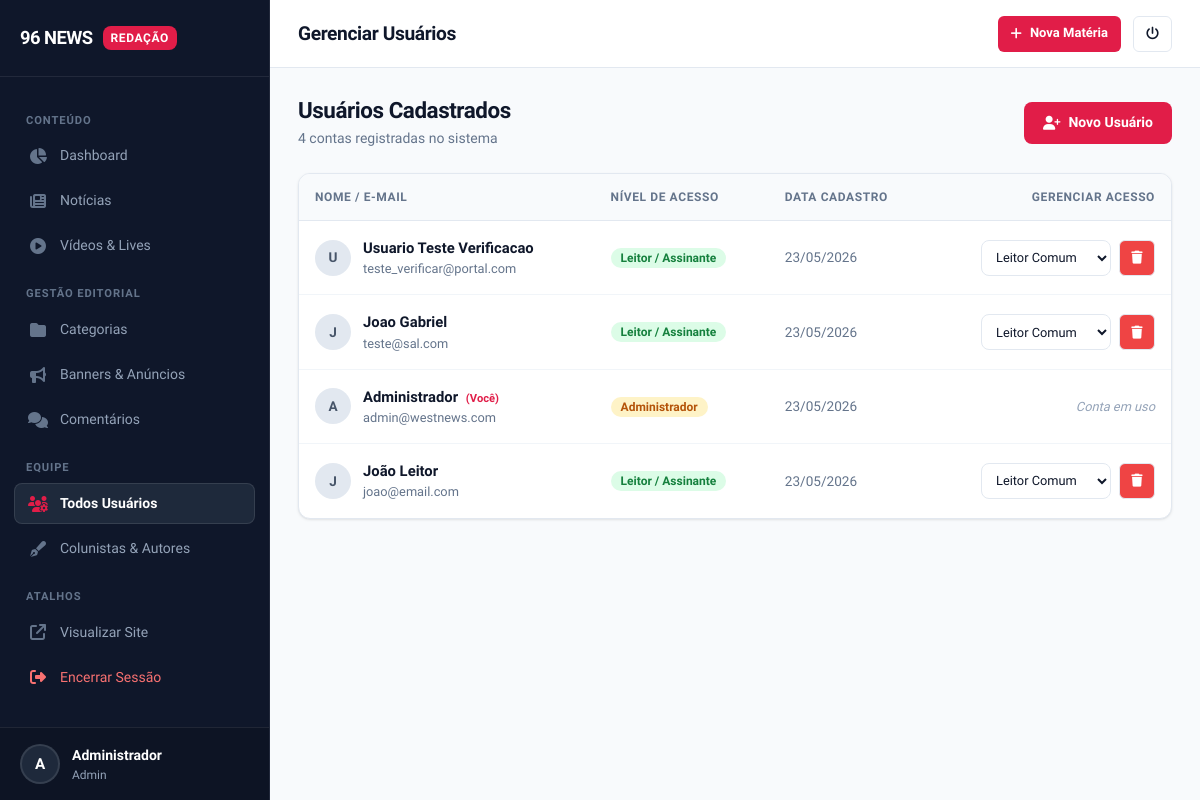
The app's page /admin/usuarios.php (signed in), older data.
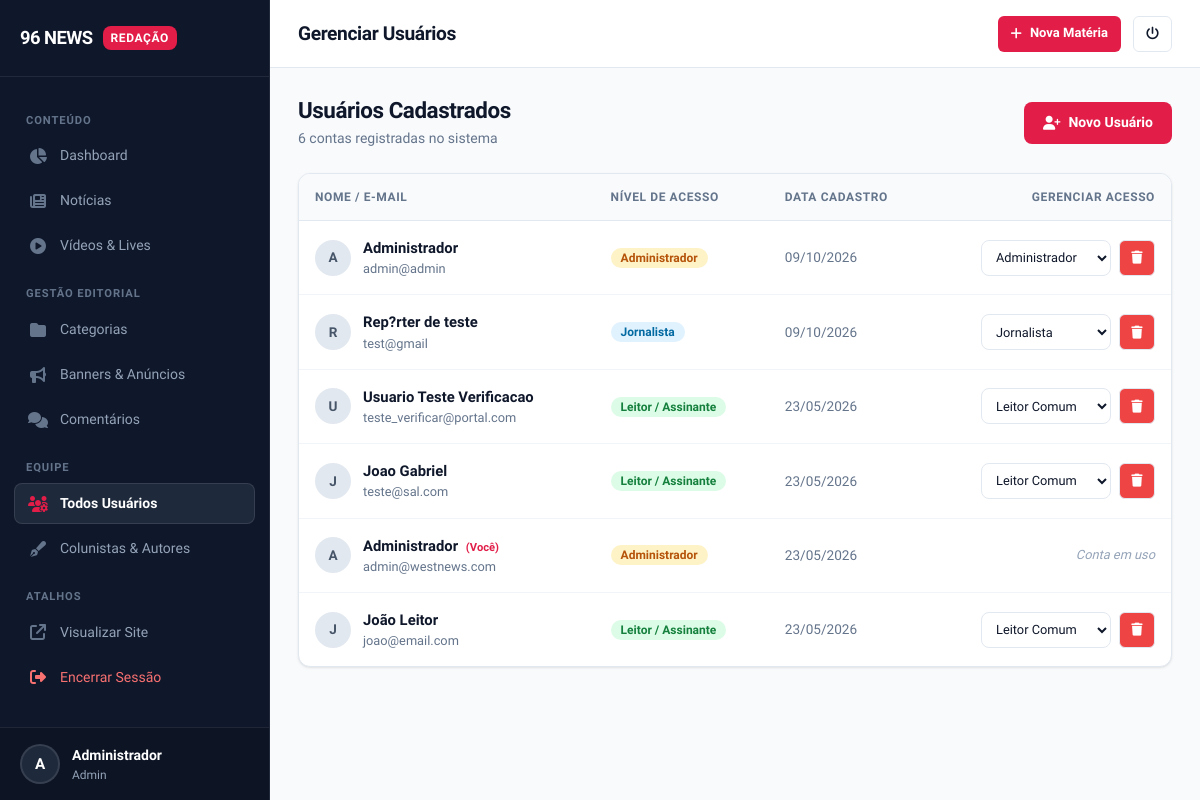
The same page, newer data.
### tables this page shows
CREATE TABLE `usuarios` (
  `id` INTEGER PRIMARY KEY AUTOINCREMENT,
  `nome` TEXT NOT NULL,
  `email` TEXT NOT NULL UNIQUE,
  `senha` TEXT NOT NULL,
  `tipo` TEXT DEFAULT 'user',
  `foto_perfil` TEXT DEFAULT NULL,
  `bio` TEXT,
  `criado_em` TIMESTAMP DEFAULT CURRENT_TIMESTAMP,
  `atualizado_em` TIMESTAMP DEFAULT CURRENT_TIMESTAMP
, verificado INTEGER DEFAULT 0, token_verificacao TEXT DEFAULT NULL, created_at DATETIME);

### includes/auth.php (called while the page is built, shortened)
<?php
function isAdmin() {
    return isset($_SESSION['user_tipo']) && $_SESSION['user_tipo'] === 'admin';
}

### includes/functions.php (called while the page is built, shortened)
<?php
function escape($string) {
    return htmlspecialchars($string, ENT_QUOTES, 'UTF-8');
}
function getCsrfToken() {
    return $_SESSION['csrf_token'];
}

### admin/usuarios.php (the view, shortened to what this page needs)
<?php
$filtro = $_GET['filter'] ?? '';
$page_title = ($filtro == 'colunista') ? "Colunistas e Autores" : "Gerenciar Usuários";
require_once __DIR__ . '/../includes/auth.php';
require_once __DIR__ . '/includes/header.php';
$pdo = Database::getInstance();
if ($filtro == 'colunista') {
    $usuarios = $pdo->query("SELECT id, nome, email, tipo, criado_em FROM usuarios WHERE tipo IN ('admin', 'jornalista', 'colunista') ORDER BY criado_em DESC")->fetchAll();
    $titulo_pagina = "Colunistas e Autores da Redação";
} else {
    $usuarios = $pdo->query("SELECT id, nome, email, tipo, criado_em FROM usuarios ORDER BY criado_em DESC")->fetchAll();
    $titulo_pagina = "Usuários Cadastrados";
}
?>
<div style="display: flex; justify-content: space-between; align-items: center; margin-bottom: 24px; flex-wrap: wrap; gap: 16px;">
    <div>
        <h2 style="font-size: 1.4rem; font-weight: 800; margin: 0; color: var(--adm-text-main);">
            <?= $titulo_pagina ?>
        </h2>
        <p style="margin: 4px 0 0 0; color: var(--adm-text-muted); font-size: 0.875rem;">
            <?= count($usuarios) ?> contas registradas no sistema
        </p>
    </div>
    <a href="usuario_form.php<?= $filtro == 'colunista' ? '?tipo=colunista' : '' ?>" class="btn btn-accent">
        <i class="fas fa-user-plus"></i> Novo <?= $filtro == 'colunista' ? 'Colunista' : 'Usuário' ?>
    </a>
</div>
<div class="card" style="padding: 0; overflow: hidden;">
    <div class="table-responsive">
        <table>
            <thead>
                <tr>
                    <th>Nome / E-mail</th>
                    <th>Nível de Acesso</th>
                    <th>Data Cadastro</th>
                    <th style="text-align: right;">Gerenciar Acesso</th>
                </tr>
            </thead>
            <tbody>
                <?php foreach ($usuarios as $u): ?>
                <tr>
                    <td>
                        <div style="display: flex; align-items: center; gap: 12px;">
                            <div style="width: 36px; height: 36px; border-radius: 50%; background: #e2e8f0; color: #475569; display: flex; align-items: center; justify-content: center; font-weight: 700; font-size: 0.85rem; flex-shrink: 0;">
                                <?= strtoupper(substr($u['nome'], 0, 1)) ?>
                            </div>
                            <div>
                                <div style="font-weight: 600; color: var(--adm-text-main); font-size: 0.925rem;">
                                    <?= escape($u['nome']) ?>
                                    <?php if ($u['id'] == $_SESSION['user_id']): ?>
                                        <span style="font-size: 0.7rem; color: var(--adm-accent); font-weight: 700; margin-left: 4px;">(Você)</span>
                                    <?php endif; ?>
                                </div>
                                <div style="font-size: 0.8rem; color: var(--adm-text-muted);">
                                    <?= escape($u['email']) ?>
                                </div>
                            </div>
                        </div>
                    </td>
                    <td>
                        <?php if ($u['tipo'] == 'admin'): ?>
                            <span class="badge badge-warning">Administrador</span>
                        <?php elseif ($u['tipo'] == 'jornalista'): ?>
                            <span class="badge badge-info">Jornalista</span>
                        <?php elseif ($u['tipo'] == 'colunista'): ?>
                            <span class="badge badge-info" style="background: #f3e8ff; color: #7e22ce;">Colunista</span>
                        <?php else: ?>
                            <span class="badge badge-success">Leitor / Assinante</span>
                        <?php endif; ?>
                    </td>
                    <td style="font-size: 0.85rem; color: var(--adm-text-muted); white-space: nowrap;">
                        <?= date('d/m/Y', strtotime($u['criado_em'])) ?>
                    </td>
                    <td style="text-align: right; white-space: nowrap;">
                        <?php if ($u['id'] != $_SESSION['user_id']): ?>
                            <div style="display: inline-flex; gap: 8px; align-items: center;">
                                <form action="usuarios.php" method="GET" style="margin: 0;">
                                    <select name="set_role" onchange="if(confirm('Deseja alterar o perfil deste usuário?')) this.form.submit(); else this.value='<?= $u['tipo'] ?>';" class="form-control btn-sm" style="padding: 6px 10px; font-size: 0.8rem; height: 36px; min-width: 130px;">
                                        <option value="user" <?= $u['tipo'] == 'user' ? 'selected' : '' ?>>Leitor Comum</option>
                                        <option value="jornalista" <?= $u['tipo'] == 'jornalista' ? 'selected' : '' ?>>Jornalista</option>
                                        <option value="admin" <?= $u['tipo'] == 'admin' ? 'selected' : '' ?>>Administrador</option>
                                    </select>
                                </form>
                                <a href="usuarios.php?delete=<?= $u['id'] ?>&token=<?= getCsrfToken() ?><?= $filtro ? "&filter=$filtro" : '' ?>"
                                   class="btn btn-sm btn-outline btn-icon btn-danger"
                                   onclick="return confirm('Deseja excluir este usuário? As matérias que ele escreveu continuarão preservadas no portal.')"
                                   title="Excluir Usuário">
                                    <i class="fas fa-trash"></i>
                                </a>
                            </div>
                        <?php else: ?>
                            <span style="font-size: 0.8rem; color: var(--adm-text-light); font-style: italic;">Conta em uso</span>
                        <?php endif; ?>
                    </td>
                </tr>
                <?php endforeach; ?>
            </tbody>
        </table>
    </div>
</div>
<?php require_once __DIR__ . '/includes/footer.php'; ?>

### admin/includes/header.php (shortened to what this page needs)
<?php
require_once __DIR__ . '/../../includes/functions.php';
require_once __DIR__ . '/../../includes/auth.php';
$curPage = basename($_SERVER['PHP_SELF']);
$curFilter = $_GET['filter'] ?? '';
$userNome = $_SESSION['user_nome'] ?? 'Usuário';
$userTipo = $_SESSION['user_tipo'] ?? 'Editor';
$userInitial = strtoupper(substr($userNome, 0, 1));
?>
<!DOCTYPE html>
<html lang="pt-BR">
<head>
    <link rel="stylesheet" href="https://cdnjs.cloudflare.com/ajax/libs/font-awesome/6.4.0/css/all.min.css">
    <link rel="stylesheet" href="<?= BASE_URL ?>/assets/css/admin.css">
    <link href="https://cdn.quilljs.com/1.3.6/quill.snow.css" rel="stylesheet">
</head>
<body>
<div class="admin-wrapper" id="adminWrapper">
    <aside class="admin-sidebar" id="adminSidebar">
        <div class="sidebar-header">
            <a href="<?= BASE_URL ?>/admin/<?= isAdmin() ? 'index.php' : 'noticias.php' ?>" class="sidebar-logo">
                <span class="sidebar-logo-text">96 NEWS</span>
                <span class="sidebar-logo-badge">Redação</span>
            </a>
        </div>
        <nav class="admin-nav">
            <p class="nav-section-title">Conteúdo</p>
            <ul>
                <?php if (isAdmin()): ?>
                <li>
                    <a href="<?= BASE_URL ?>/admin/index.php" class="<?= $curPage === 'index.php' ? 'active' : '' ?>">
                        <i class="fas fa-chart-pie"></i>
                        <span>Dashboard</span>
                    </a>
                </li>
                <?php endif; ?>
                <li>
                    <a href="<?= BASE_URL ?>/admin/noticias.php" class="<?= in_array($curPage, ['noticias.php', 'noticia_form.php']) ? 'active' : '' ?>">
                        <i class="fas fa-newspaper"></i>
                        <span><?= isAdmin() ? 'Notícias' : 'Minhas matérias' ?></span>
                    </a>
                </li><?php if (isAdmin()): ?>
                <li>
                    <a href="<?= BASE_URL ?>/admin/videos.php" class="<?= $curPage === 'videos.php' ? 'active' : '' ?>">
                        <i class="fas fa-play-circle"></i>
                        <span>Vídeos & Lives</span>
                    </a>
                </li><?php endif; ?>
            </ul>
            <?php if (isAdmin()): ?>
            <p class="nav-section-title">Gestão Editorial</p>
            <ul>
                <li>
                    <a href="<?= BASE_URL ?>/admin/categorias.php" class="<?= $curPage === 'categorias.php' ? 'active' : '' ?>">
                        <i class="fas fa-folder"></i>
                        <span>Categorias</span>
                    </a>
                </li>
                <li>
                    <a href="<?= BASE_URL ?>/admin/banners.php" class="<?= $curPage === 'banners.php' ? 'active' : '' ?>">
                        <i class="fas fa-bullhorn"></i>
                        <span>Banners & Anúncios</span>
                    </a>
                </li>
                <li>
                    <a href="<?= BASE_URL ?>/admin/comentarios.php" class="<?= $curPage === 'comentarios.php' ? 'active' : '' ?>">
                        <i class="fas fa-comments"></i>
                        <span>Comentários</span>
                    </a>
                </li>
            </ul>
            <p class="nav-section-title">Equipe</p>
            <ul>
                <li>
                    <a href="<?= BASE_URL ?>/admin/usuarios.php" class="<?= ($curPage === 'usuarios.php' && $curFilter !== 'colunista') ? 'active' : '' ?>">
                        <i class="fas fa-users-cog"></i>
                        <span>Todos Usuários</span>
                    </a>
                </li>
                <li>
                    <a href="<?= BASE_URL ?>/admin/usuarios.php?filter=colunista" class="<?= ($curPage === 'usuarios.php' && $curFilter === 'colunista') ? 'active' : '' ?>">
                        <i class="fas fa-pen-fancy"></i>
                        <span>Colunistas & Autores</span>
                    </a>
                </li>
            </ul>
            <?php endif; ?>
            <p class="nav-section-title">Atalhos</p>
            <ul>
                <li>
                    <a href="<?= BASE_URL ?>/" target="_blank" rel="noopener">
                        <i class="fas fa-arrow-up-right-from-square"></i>
                        <span>Visualizar Site</span>
                    </a>
                </li>
                <li>
                    <a href="<?= BASE_URL ?>/logout.php" style="color: #f87171;">
                        <i class="fas fa-sign-out-alt" style="color: #f87171;"></i>
                        <span>Encerrar Sessão</span>
                    </a>
                </li>
            </ul>
        </nav>
        <div class="sidebar-user">
            <div class="sidebar-user-avatar">
                <?= $userInitial ?>
            </div>
            <div class="sidebar-user-info">
                <div class="sidebar-user-name"><?= escape($userNome) ?></div>
                <div class="sidebar-user-role"><?= escape($userTipo) ?></div>
            </div>
        </div>
    </aside>
    <main class="admin-main">
        <header class="admin-topbar">
            <div class="topbar-left">
                <h1 class="topbar-title"><?= isset($page_title) ? escape($page_title) : 'Painel de Controle' ?></h1>
            </div>
            <div class="topbar-right">
                <a href="<?= BASE_URL ?>/admin/noticia_form.php" class="btn btn-sm btn-accent" title="Publicar Nova Notícia">
                    <i class="fas fa-plus"></i>
                    <span class="btn-text-desktop">Nova Matéria</span>
                </a>
                <a href="<?= BASE_URL ?>/logout.php" class="btn btn-sm btn-outline" title="Sair da Conta">
                    <i class="fas fa-power-off"></i>
                </a>
            </div>
        </header>
        <div class="admin-content">

### admin/includes/footer.php (shortened to what this page needs)
        </div>
    </main>
</div>
</body>
</html>

Row changes from the older to the newer data that the page shows:
added usuarios: nome "A", nome "Administrador", email "admin@admin", criado_em "09/10/2026", set_role "Administrador"
added usuarios: nome "R", nome "Rep?rter de teste", email "test@gmail", shows "Jornalista", criado_em "09/10/2026", set_role "Jornalista"
Text that changed along with them:
count($usuarios): "4" → "6"
